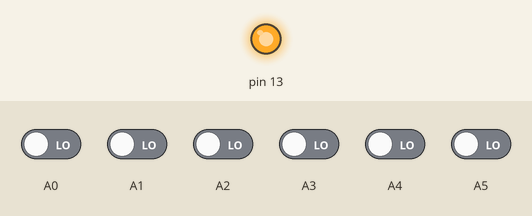
The sketch below on a simulated Arduino Uno, built with avr-gcc and run on an emulated ATmega328P. On the bench: output pins drawn as LEDs (lit = HIGH). The inputs (shaded band) are chosen by the test bench; at power-on: A0–5 LOW. What the sketch prints to the serial monitor is not drawn.

Above: at 0.1 s.
At 1.1 s:
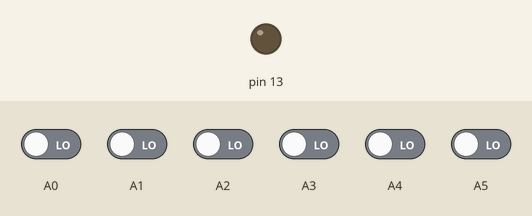
Timing chart, 0 to 2.6 s (numbered marks = the images above):
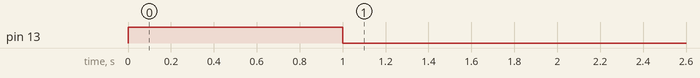

The sketch:

remote_verification.ino
```cpp
const int d=100;
const long int t=50000;
int ch1,ch2,ch3,ch4,ch5,ch6;

void setup() {
  // put your setup code here, to run once:
Serial.begin(9600);
Serial.println("online");
pinMode(13, OUTPUT);
digitalWrite(13, HIGH);
delay(1000);
digitalWrite(13, LOW);
delay(1000);
}

void loop() {
  // put your main code here, to run repeatedly:
  ch1 = pulseIn(A0, HIGH,t);
  ch2 = pulseIn(A1, HIGH,t);
  ch3 = pulseIn(A2, HIGH,t);
  ch4 = pulseIn(A3, HIGH,t);
  ch5 = pulseIn(A4, HIGH,t);
  ch6 = pulseIn(A5, HIGH,t);

  Serial.print(ch1);
  Serial.print("--");
  Serial.print(ch2);
  Serial.print("--");
  Serial.print(ch3);
  Serial.print("--");
  Serial.print(ch4);
  Serial.print("--");
  Serial.print(ch5);
  Serial.print("--");
  Serial.print(ch6);
  Serial.println();

  delay(d);
}
```
